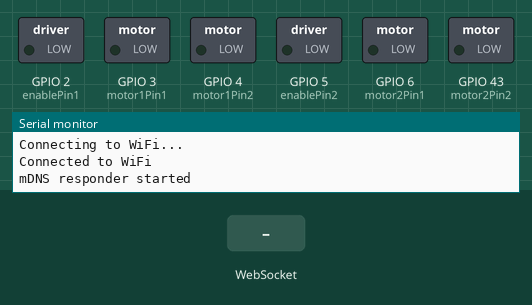
Recording of a sketch running on a simulated ESP32. Parts: switched loads named in the sketch (green lamp = pin HIGH), the last lines printed to the serial monitor. Inputs (shaded band) come from the test bench. WiFi joins after 1.5 s; servers stay silent unless stated.

Above: at 3.2 s.
3.3 s: WebSocket text "moveForward" received
At 4.0 s:
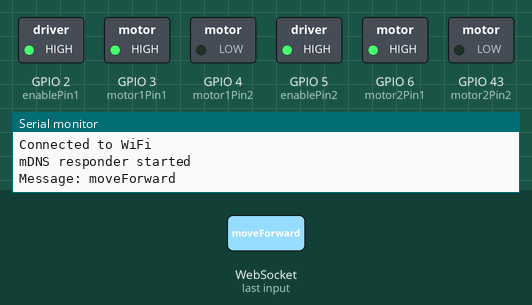
4.8 s: WebSocket text "moveBackward" received
At 5.2 s:
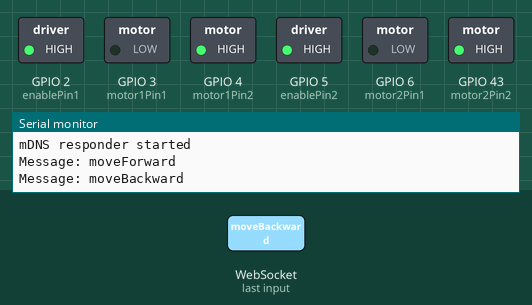
6.3 s: WebSocket text "stop" received
At 7.5 s:
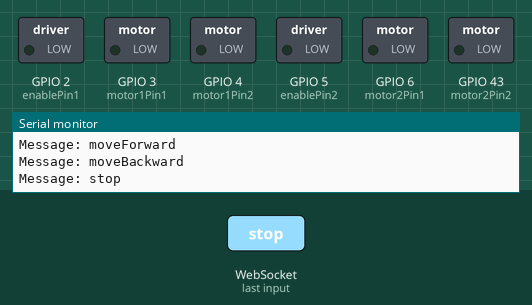
Timing chart, 0 to 9.3 s (numbered marks = the images above; inputs shaded):
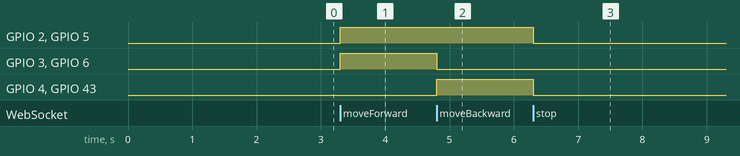

The sketch:

car.ino
```cpp
#include <WiFi.h>
#include <WebSocketsServer.h>
#include <ESPmDNS.h>

// Motor Pins
const int enablePin1 = D1;  // ENA on the L298N
const int motor1Pin1 = D2; // IN1 on the L298N
const int motor1Pin2 = D3;  // IN2 on the L298N

const int enablePin2 = D4; // ENB on the L298N
const int motor2Pin1 = D5;  // IN3 on the L298N
const int motor2Pin2 = D6; // IN4 on the L298N

// Network credentials
const char* ssid = "*****";
const char* password = "*****";

WebSocketsServer webSocket = WebSocketsServer(81);

int speed = 255; // Speed range 0-255

// Function declarations
void onWebSocketEvent(uint8_t num, WStype_t type, uint8_t * payload, size_t length);
void moveForward(int angle);
void stopMotors();
void setSpeed(int newSpeed);

void setup() {
  Serial.begin(115200);

  // Motor pin modes
  pinMode(motor1Pin1, OUTPUT);
  pinMode(motor1Pin2, OUTPUT);
  pinMode(motor2Pin1, OUTPUT);
  pinMode(motor2Pin2, OUTPUT);
  pinMode(enablePin1, OUTPUT);
  pinMode(enablePin2, OUTPUT);

  // Connect to Wi-Fi
  WiFi.begin(ssid, password);
  while (WiFi.status() != WL_CONNECTED) {
    delay(1000);
    Serial.println("Connecting to WiFi...");
  }
  Serial.println("Connected to WiFi");

  // Start the WebSocket server
  webSocket.begin();
  webSocket.onEvent(onWebSocketEvent);

  // Set up mDNS
  if (!MDNS.begin("toy-tank")) {
    Serial.println("Error setting up mDNS responder!");
  } else {
    Serial.println("mDNS responder started");
  }

  MDNS.addService("http", "tcp", 81);
}

void loop() {
  // Handle WebSocket connections
  webSocket.loop();
}

void onWebSocketEvent(uint8_t num, WStype_t type, uint8_t * payload, size_t length) {
  if (type == WStype_TEXT) {
    String message = String((char *)payload).substring(0, length);
    Serial.println("Message: " + message);

    if (message.startsWith("moveForward")) {
      int angle = message.substring(11).toInt();
      moveForward(angle);
    } else if (message.startsWith("moveBackward")) {
      int angle = message.substring(11).toInt();
      moveBackward(angle);
    } else if (message.equals("stop")) {
      stopMotors();
    } else if (message.startsWith("setSpeed")) {
      int newSpeed = message.substring(8).toInt();
      setSpeed(newSpeed);
    }
  }
}

void moveForward(int angle) {
  int leftSpeed = speed;
  int rightSpeed = speed;

  if (angle < 0) {
    rightSpeed = map(angle, -90, 0, 0, speed);
  } else if (angle > 0) {
    leftSpeed = map(angle, 0, 90, speed, 0);
  }

  analogWrite(enablePin1, leftSpeed);
  analogWrite(enablePin2, rightSpeed);
  digitalWrite(motor1Pin1, HIGH);
  digitalWrite(motor1Pin2, LOW);
  digitalWrite(motor2Pin1, HIGH);
  digitalWrite(motor2Pin2, LOW);
}

void moveBackward(int angle) {
  int leftSpeed = speed;
  int rightSpeed = speed;

  if (angle < 0) {
    rightSpeed = map(angle, -90, 0, 0, speed);
  } else if (angle > 0) {
    leftSpeed = map(angle, 0, 90, speed, 0);
  }

  analogWrite(enablePin1, leftSpeed);
  analogWrite(enablePin2, rightSpeed);
  digitalWrite(motor1Pin1, LOW);
  digitalWrite(motor1Pin2, HIGH);
  digitalWrite(motor2Pin1, LOW);
  digitalWrite(motor2Pin2, HIGH);
}

void stopMotors() {
  digitalWrite(motor1Pin1, LOW);
  digitalWrite(motor1Pin2, LOW);
  digitalWrite(motor2Pin1, LOW);
  digitalWrite(motor2Pin2, LOW);
  analogWrite(enablePin1, 0);
  analogWrite(enablePin2, 0);
}

void setSpeed(int newSpeed) {
  speed = newSpeed;
}
```

Measured:
- after the input at 3.3 s, GPIO 2 (enablePin1), GPIO 3 (motor1Pin1), GPIO 5 (enablePin2), GPIO 6 (motor2Pin1): LOW → HIGH at once
- after the input at 4.8 s, GPIO 3 (motor1Pin1), GPIO 6 (motor2Pin1): HIGH → LOW at once; GPIO 4 (motor1Pin2), GPIO 43 (motor2Pin2): LOW → HIGH at once
- after the input at 6.3 s, GPIO 2 (enablePin1), GPIO 4 (motor1Pin2), GPIO 5 (enablePin2), GPIO 43 (motor2Pin2): HIGH → LOW at once
